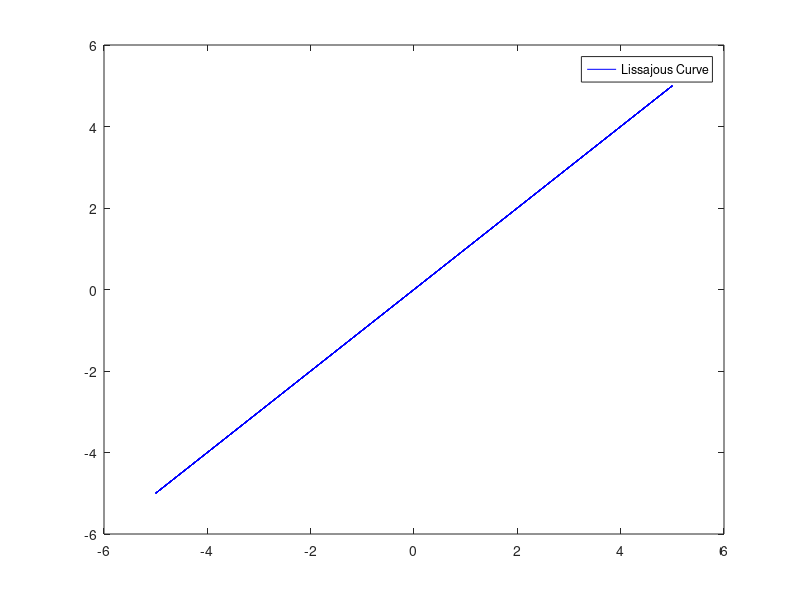

Reproduce this figure in MATLAB.
fprintf("Lissajous Curve\n\n");

a = input("Enter a: ");
b = input("Enter b: ");
m = input("Enter m: ");
n = input("Enter n: ");
alpha = input("Enter alpha: ");
beta = input("Enter beta: ");

t = linspace(0, 2*pi, 1000);
x = a * sin(m*t + alpha);
y = b * sin(n*t + beta);

plot(x, y, 'b');
legend('Lissajous Curve');